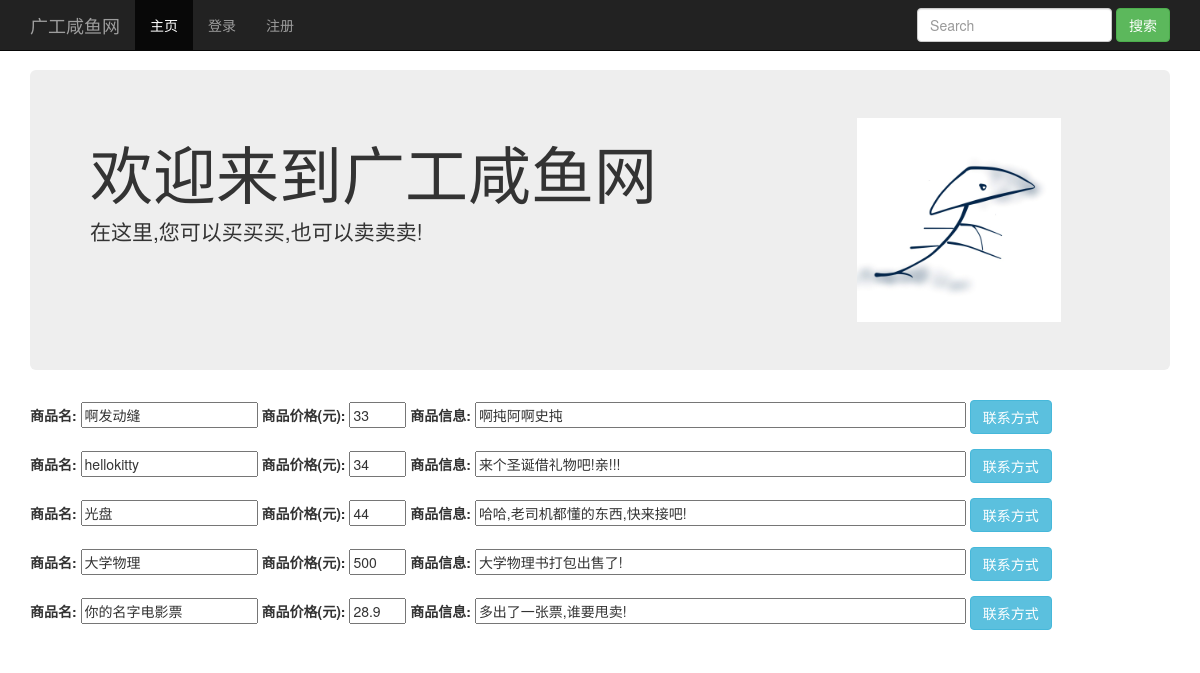
Page /public/php/index.php on the earlier database version.
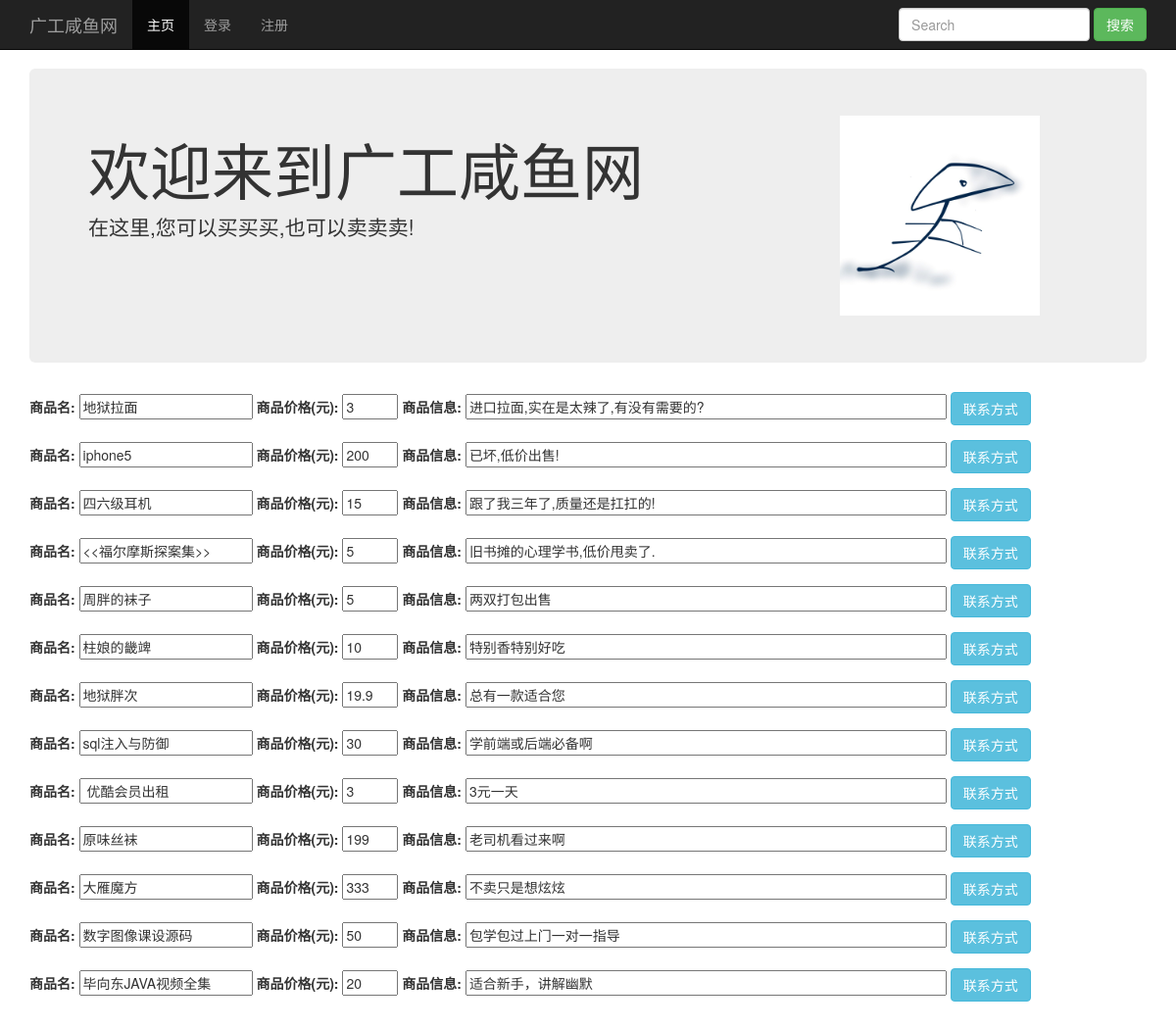
Same page on the later database version.
### tables this page shows
CREATE TABLE `GOOD` (
  `GID` char(9) NOT NULL,
  `UID` char(9) NOT NULL,
  `GNAME` char(20) NOT NULL,
  `GPRICE` float NOT NULL,
  `GINFO` text,
  PRIMARY KEY (`GID`),
  KEY `UID` (`UID`),
  CONSTRAINT `GOOD_ibfk_1` FOREIGN KEY (`UID`) REFERENCES `USER` (`UID`)
);

### public/php/index.php (the view, shortened to what this page needs)
<?php
include 'public/php/conn.php';
$login=false;
$level=0;
$result=mysqli_query($conn,"SELECT * FROM GOOD");
?>
<!DOCTYPE html>
<html lang="zh-CN">
  <head>
	<link href="/public/css/bootstrap.min.css" rel="stylesheet">
	<link href="/public/css/start.css" rel="stylesheet">
	<link href="/public/css/footer.css" rel="stylesheet">
  </head>
  <body>
	<nav class="navbar navbar-inverse navbar-fixed-top">
	  <div class="container">
		<div class="navbar-header">
		  <a class="navbar-brand" href="/index.php">广工咸鱼网</a>
		</div>
		<div id="navbar" class="collapse navbar-collapse">
		  <ul class="nav navbar-nav">
			<li class="active"><a href="/index.php">主页</a></li>
            <?php
            if($login){
				if($level==3){
                    echo '<li > <a href="/public/php/order.php" >订单</a></li>';
				}
				else if($level==2){
                    echo '<li > <a href="/public/php/statistic.php" >统计</a></li>';
                    echo '<li > <a href="/public/php/sale.php" >卖咸鱼</a></li>';
                    echo '<li > <a href="/public/php/self.php" >个人中心</a></li>';
				}
				else if($level==1){
                    echo '<li > <a href="/public/php/statistic.php" >统计</a></li>';
                    echo '<li > <a href="/public/php/self.php" >个人中心</a></li>';
                    echo '<li > <a href="/public/php/manage.php" >管理</a></li>';
				}
                    echo '<li > <a href="public/php/logout.php" >注销</a></li>';
            }
            else{
                echo '<li > <a href="#login" data-toggle="modal" data-target="#login">登录</a></li>
			          <li >  <a href="#register" data-toggle="modal" data-target="#register">注册</a></li>';
            }
            ?>
		  </ul>
			<form action="/public/php/search.php" method="post" class="navbar-form navbar-right" >
				<div class="form-group">
				<input class="form-control" type="text" name="search" placeholder="Search">
				<button class="btn btn-success" type="submit" name="submit" >搜索</button>
				</div>
			</form>
		</div>
	  </div>
	</nav>
	<div class="container">
			<div class="content">
			  <div class="jumbotron">
				<img src="/public/img/logo.jpg" style="width:20%;height:20%;display:inline"  >
				<div style="float:left;margin-right:200px">
				<h1 >欢迎来到广工咸鱼网</h1>
				<p class="lead">在这里,您可以买买买,也可以卖卖卖!</p>
				</div>
			  </div>
			<div class="goods" style="margin-top:30px">
				<?php
					while($good_array=mysqli_fetch_array($result)){
				?><form action="/public/php/indexpro.php" method="post" >
				<div class="form-group">
					<label for="gname" >商品名:</label>
					<input type="text" name="gname"  value="<?php echo $good_array['GNAME']?>" placeholder="<?php echo $good_array['GNAME']?>">
					<label for="gprice" >商品价格(元):</label>
					<input type="text" name="gprice" size="4" value="<?php echo $good_array['GPRICE'];?>" placeholder="<?php echo $good_array['GPRICE'];?>">
					<label for="ginfo" >商品信息:</label>
					<input type="text" name="ginfo" size="62" value="<?php echo $good_array['GINFO']?>" placeholder="<?php echo $good_array['GINFO']?>">
					<button class="btn btn-info" type="submit" name="getcontact" value="true">联系方式</button>
				</div>	</form>
				<?php }?>
			</div>
            </div>
	</div>
  </body>
</html>

### public/css/start.css (style rules this page uses)
body { padding-top: 70px; padding-bottom: 30px; }

Differences in the rows shown:
removed good: gname "啊发动缝", gprice "33", ginfo "啊扽阿啊史扽"
removed good: gname "大学物理", gprice "500", ginfo "大学物理书打包出售了!"
added good: gname "地狱拉面", gprice "3", ginfo "进口拉面,实在是太辣了,有没有需要的?"
added good: gname "iphone5", gprice "200", ginfo "已坏,低价出售!"
changed good: gname "hellokitty" → "四六级耳机"; gprice "34" → "15"; ginfo "来个圣诞借礼物吧!亲!!!" → "跟了我三年了,质量还是扛扛的!"
changed good: gname "光盘" → "<<福尔摩斯探案集>>"; gprice "44" → "5"; ginfo "哈哈,老司机都懂的东西,快来接吧!" → "旧书摊的心理学书,低价甩卖了."
changed good: gname "你的名字电影票" → "周胖的袜子"; gprice "28.9" → "5"; ginfo "多出了一张票,谁要甩卖!" → "两双打包出售"
added good: gname "柱娘的畿䇑", gprice "10", ginfo "特别香特别好吃"
added good: gname "地狱胖次", gprice "19.9", ginfo "总有一款适合您"
added good: gname "sql注入与防御", gprice "30", ginfo "学前端或后端必备啊"
added good: gname "优酷会员出租", gprice "3", ginfo "3元一天"
added good: gname "原味丝袜", gprice "199", ginfo "老司机看过来啊"
added good: gname "大雁魔方", gprice "333", ginfo "不卖只是想炫炫"
added good: gname "数字图像课设源码", gprice "50", ginfo "包学包过上门一对一指导"
added good: gname "毕向东JAVA视频全集", gprice "20", ginfo "适合新手，讲解幽默"
